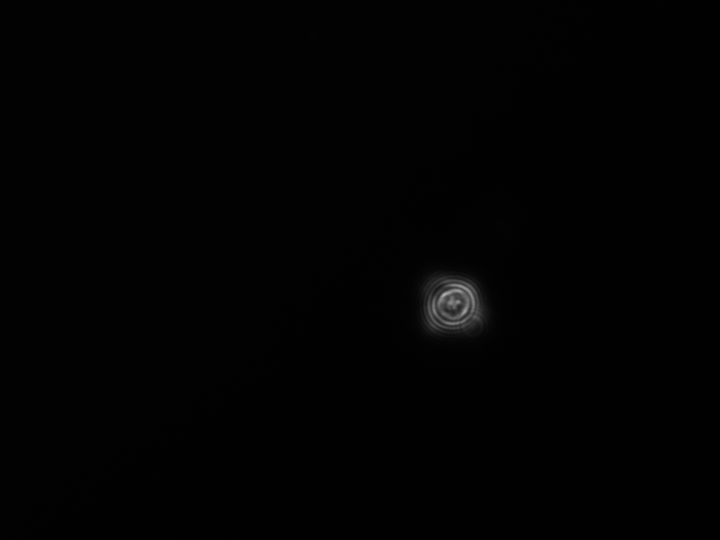
%> input picture Images/Bench_Images/4-21-22/5um-0deg.png, 1440 x 1080 px (shown at 1/2 size); the run also reads 2 pictures not shown here
$ octave data_4_21.m   (GNU Octave 9; MATLAB toolbox functions it lacks are replaced by stand-ins)
%> lines starting %> are read from the running program, lines starting %| are printed output that depends on the picture
### Data_Scripts/Data_Functions/open_im.m
function mat = open_im(filename)
    %convert a PNG into a double (0-1) array (grayscale).
    im = imread(filename);
%> im is the input picture: size 1080x1440x3 uint8; min 0, max 180, mean 2.1
    mat = im2double(rgb2gray(im));
%> in crop, `cropped = im(crop_array(1):crop_array(2), crop_array(3):crop_array(4));`:
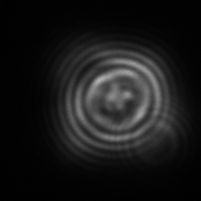
%> cropped: size 201x201 double; min 0, max 0.706, mean 0.0951
end

### Data_Scripts/Data_Functions/image_data_struct.m
function hol = image_data_struct(image, angle)
%> called with angle = 0
    %create an image structure from an input intensity array. Specify the
    %relative angle for hologram reconstruction
    im_shape = size(image);
%> im_shape = [201 201]
    crop_params = bench_params(im_shape(1), im_shape(2));
    hol = struct('intensity', image, 'x', crop_params.x, ...
        'y', crop_params.y, 'angle', angle);
end

### Data_Scripts/Data_Functions/bench_params.m
function PARAMS = bench_params(num_x_pixels, num_y_pixels, NA)
%> called with num_x_pixels = 201, num_y_pixels = 201, NA = NaN
    arguments
        num_x_pixels
        num_y_pixels
        NA = 0.1
    end
    %get the bench parameters for the camera currently in use. Specify
    %number of pixels in each dimension and it will rescale it to the
    %appropriate units.
    %Measurements from the camera (units mm)
    dx = 3.45e-3; %mm
    dy = dx;
%     num_x_pixels = 1080;
%     num_y_pixels = 1440;
    L_x = dx * num_x_pixels;
%> L_x = 0.693
    L_y = dy * num_y_pixels;
%> L_y = 0.693
    X = -L_x/2:dx:L_x/2-dx;
%> X = 201 values from -0.347 to 0.343
    Y = -L_y/2:dy:L_y/2-dy;
%> Y = 201 values from -0.347 to 0.343

    PARAMS = struct;
    PARAMS.Lx = L_x;      %x side length of input image
%> PARAMS.Lx = 0.693
    PARAMS.Ly = L_y;      %y side length of input image
%> PARAMS.Ly = 0.693
    PARAMS.lambda = 490e-6; %wavelength
    PARAMS.Mx = num_x_pixels;        %x samples
%> PARAMS.Mx = 201
    PARAMS.My = num_y_pixels;        %y samples
%> PARAMS.My = 201
    PARAMS.NA = NA;        %numerical aperture
    PARAMS.x = X;
%> PARAMS.x = 201 values from -0.347 to 0.343
    PARAMS.y = Y;
%> call 2 of crop, with crop_array = [510 710 790 990]
%> in crop (call 2), `cropped = im(crop_array(1):crop_array(2), crop_array(3):crop_array(4));`:
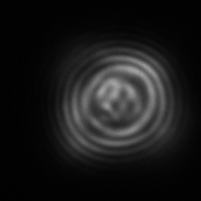
%> cropped: size 201x201 double; min 0, max 0.651, mean 0.0972
%> call 3 of crop, with crop_array = [510 710 790 990]
%> in crop (call 3), `cropped = im(crop_array(1):crop_array(2), crop_array(3):crop_array(4));`:
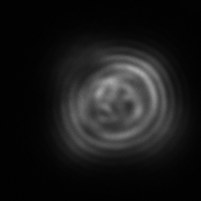
%> cropped: size 201x201 double; min 0, max 0.675, mean 0.0963
end

### Data_Scripts/Data_Functions/hol_from_data.m
function c_hologram = hol_from_data(image_struct_list)
    % create a complex valued hologram from an input array of
    % image_data_struct() structures. The structures must have an 'angle'
    % field to specify the relative angles between them.
    num_h = length(image_struct_list);
%> num_h = 3
    int_shape = size(image_struct_list(1).intensity);
%> int_shape = [201 201]
    angles = zeros(1, num_h);
    intensities = zeros(num_h, int_shape(1), int_shape(2));
    for i = 1:num_h
        angles(i) = image_struct_list(i).angle;
        intensities(i,:,:) = [image_struct_list(i).intensity];
    end
%> this loop made 3 passes
%> after the loop, angles = [0 1.05 2.09]
    h_sum = zeros(int_shape);
%> h_sum: size 201x201 double; every value is 0
    for i = 1:num_h
        prev_angle_idx = mod(i - 2 + num_h, num_h)+1;
        prev_angle = angles(prev_angle_idx);
        next_angle_idx = mod(i, num_h)+1;
        next_angle = angles(next_angle_idx);
        phase = exp(1i * prev_angle) - exp(1i * next_angle);
        h_sum = h_sum + squeeze(intensities(i,:,:)) .* phase;
    end
%> this loop made 3 passes
%> (prev_angle_idx, prev_angle, next_angle_idx, next_angle) on passes 1 to 3: (3, 2.09, 2, 1.05), (1, 0, 3, 2.09), (2, 1.05, 1, 0)
    c_hologram = struct('intensity', h_sum, 'x', ...
        image_struct_list(1).x, 'y', image_struct_list(1).y);
end

### MATLAB_functions/plot_im.m
function plot_im(image_struct, label, type, cax)
%> call 4 of plot_im, with label = 'abs(Complex Hologram)'
%> in plot_im (call 4), `plot_param = abs(image_struct.(field_type));`:
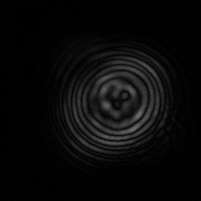
%> plot_param: size 201x201 double; min 0, max 0.438, mean 0.0377
    %{
    Quick function to plot a square B&W intensity plot. Supports plotting
    of structures with 'field' or 'intensity' argument. image_struct must
    also have an 'x' and 'y' argument for labeling the axes. Type can be
    either 'intensity', 'real', or 'imag'; to get different components of
    the image plane as needed.
    %}
    arguments
        image_struct %struct with an intensity plot
        label %title for the plot
        type = 'intensity'
        cax = 'auto' %limits for the colorbar (form is [min max])
    end
    if isfield(image_struct, 'intensity')
        field_type = 'intensity';
    elseif isfield(image_struct, 'field')
        field_type = 'field';
    else
        fprintf("Struct did not have an 'intensity' or 'field' field\n");
    end
    if isfield(image_struct, 'x')
        ax_x = 'x';
        ax_y = 'y';
    elseif isfield(image_struct, 'fx')
        ax_x = 'fx';
        ax_y = 'fy';
    else
        fprintf("Struct did not have an 'x' or 'fx' field\n");
    end
    if strcmp(type,'intensity') && strcmp(field_type,'intensity')
        plot_param = abs(image_struct.(field_type));
    elseif strcmp(type,'intensity') && strcmp(field_type,'field')
        plot_param = abs(image_struct.(field_type)).^2;
    elseif strcmp(type,'real')
        plot_param = real(image_struct.(field_type));
    elseif strcmp(type,'imag')
        plot_param = imag(image_struct.(field_type));
    else
        fprintf("Did not recognize plot type. Must be 'intensity', " + ...
            "'real, or 'imag'.");
    end
    imagesc(image_struct.(ax_x), image_struct.(ax_y), ...
        plot_param);
    title(label);
    axis('square');
    colormap('gray');
    caxis(cax);
    if strcmp(ax_x, 'x')
        xlabel("x (mm)");
        ylabel("y (mm)");
    elseif strcmp(ax_x, 'fx')
        xlabel("x (mm^-1)");
        ylabel("y (mm^-1)");
    end
    colorbar();
end

### MATLAB_functions/hologram3D.m
function hol3d_struct = hologram3D(hologram, z_vals, bench_params)
    %generate a rank-3 complex hologram by fresnel propagating along
    %z_vals (assumed to be evenly spaced)
    num_z = length(z_vals);
    hol_shape = size(hologram.intensity);
%> hol_shape = [201 201]
    hol3d = zeros(hol_shape(1), hol_shape(2), num_z);
    for i = 1:num_z
        hol3d(:,:,i) = fresnel_prop(hologram.intensity, ...
                                    z_vals(i), bench_params);
    end
    hol3d_struct = struct('intensity', hol3d, 'x', hologram.x, 'y', ...
                  hologram.y, 'z', z_vals);
end

### MATLAB_functions/hologram3D_to_frames.m
function F = hologram3D_to_frames(hologram_struct, label)
%> called with label = 'LED Through Pinhole'
    %Convert a 3D hologram into a Frames object, which can be used to
    %generate movies/scans of the resulting fresnel propagated image over
    %various z distances. (need to add z label on each frame for clarity)
    z_vals = hologram_struct.z;
%> z_vals = 200 values from -20 to 0
    x_vals = hologram_struct.x;
%> x_vals = 201 values from -0.347 to 0.343
    x_size = size(x_vals);
%> x_size = [1 201]
    x_label_idx = round(x_size(2) / 10);
%> x_label_idx = 20
    hol_max = max(abs(hologram_struct.intensity(:)));
%> hol_max = 2.31
    F(length(z_vals)) = struct('cdata',[],'colormap',[]);
    for i = 1:length(z_vals)
        X = abs(squeeze(hologram_struct.intensity(:,:,i)));
        imagesc(hologram_struct.x, hologram_struct.y, X./hol_max);
        colormap('gray');
        caxis([0 1]);
        axis('square');
        xlabel('x (mm)');
        ylabel('y (mm)');
        z_label = sprintf('z=%.2f', z_vals(i));
        title(label);
        text(x_vals(x_label_idx), x_vals(x_label_idx), ...
            z_label, 'BackgroundColor', 'white');
        colorbar();
        drawnow
%> the run ends on the next line
        F(i) = getframe(gcf);
    end
end

### MATLAB_functions/fresnel_prop.m
function propped = fresnel_prop(im, zf, bench_params)
    %{
    Propagate an image (assumed to start in real space) a distance zf.
    %}
    arguments
        im %array that we want to propagate
        zf
        bench_params
    end
    H = fresnel_propagator(zf, bench_params.Lx, bench_params.Mx, ...
                            bench_params.Ly, bench_params.My, ...
                            bench_params.lambda);
    % Propagate
    ft = fftshift(fft2(im));
    proppedFt = ft .* H;
    propped = ifft2(ifftshift(proppedFt));
end

### MATLAB_functions/fresnel_propagator.m
function H = fresnel_propagator(z, Lx, Mx, Ly, My, lambda)
    arguments
        z % propagataion distance
        Lx = 250e-3
        Mx = 1024
        Ly = 250e-3
        My = 1024
        lambda = 490e-6
    end
    % Define Fresnel Propagtor
    dx = Lx/Mx;
    dy = Ly/My;
    % Define frequency axes
    fMax_x = 1/(2*dx);
    df_x = 1/Lx;
    fx = -fMax_x:df_x:fMax_x-df_x;
    fMax_y = 1/(2*dy);
    df_y = 1/Ly;
    fy = -fMax_y:df_y:fMax_y-df_y;
    [FX,FY] = meshgrid(fx,fy);
    H = exp(2i*pi*z/lambda) .* exp(-1i*pi*lambda*z*(FX.^2 + FY.^2));
end

### Data_Scripts/data_4_21.m
%Script to turn some bench images into an Fresnel hologram. Images are of
%the setup with (LP) and without (noLP) the first Linear Polarized LP1

addpath('../MATLAB_functions/'); %include helper functions
addpath('./Data_Functions/');

%Measurements from the camera (units mm)

base_folder = '../Images/Bench_Images/4-21-22/';
%tuned crop parameters to center the images
crop1 = [510 710 790 990]; %20um crop param
%open images
im1 = open_im(strcat(base_folder, '5um-0deg.png'));
im2 = open_im(strcat(base_folder, '5um-60deg.png'));
im3 = open_im(strcat(base_folder, '5um-120deg.png'));
%convert images into data structures
% figure(1);
% imagesc(crop(im1, crop1));

h1 = image_data_struct(crop(im1, crop1), 0);
h2 = image_data_struct(crop(im2, crop1), 1*pi/3);
h3 = image_data_struct(crop(im3, crop1), 2*pi/3);
%calculate relevant lengths based on the cropped image size
delta_y = crop1(2) - crop1(1) + 1;
delta_x = crop1(4) - crop1(3) + 1;
PARAMS  = bench_params(delta_x, delta_y);
%make complex holograms
c_hol = hol_from_data([h1 h2 h3]);
%make plots of the individual images + the complex hologram
flag_plot_hologram = true;
if flag_plot_hologram
    %noLP hologram plot
    hfig = figure('Name', 'LED Hologram Plot');
    pos = get(hfig,'position');
    %make plot window wider
    set(hfig,'position',pos.*[0.25 0.8 2.5 1.2]);
    subplot(2, 2, 1);
    plot_im(h1, 'Image 1: \theta = 0');
    subplot(2, 2, 2);
    plot_im(h2, 'Image 2: \theta = 2\pi/3');
    subplot(2, 2, 3);
    plot_im(h3, 'Image 3: \theta = 4\pi/3');
    subplot(2, 2, 4);
    plot_im(c_hol, "abs(Complex Hologram)");
end
flag_gen_3dhol = true;
if flag_gen_3dhol
    figure('Name', 'Generating Movie Scans')
    z_vals = linspace(-20, 0, 200); %focus seems to be ~-8mm
    %noLP 3D hologram focus ~-8.56mm (frame 145)
    data_hol_3d = hologram3D(c_hol, z_vals, PARAMS);
    %convert to movie frames
    data_frames = hologram3D_to_frames(data_hol_3d, 'LED Through Pinhole');
% [57 lines not run here, left out]
function cropped = crop(im, crop_array)
    %return a cropped image based on input array of 4 indices
    cropped = im(crop_array(1):crop_array(2), ...
                 crop_array(3):crop_array(4));
end
